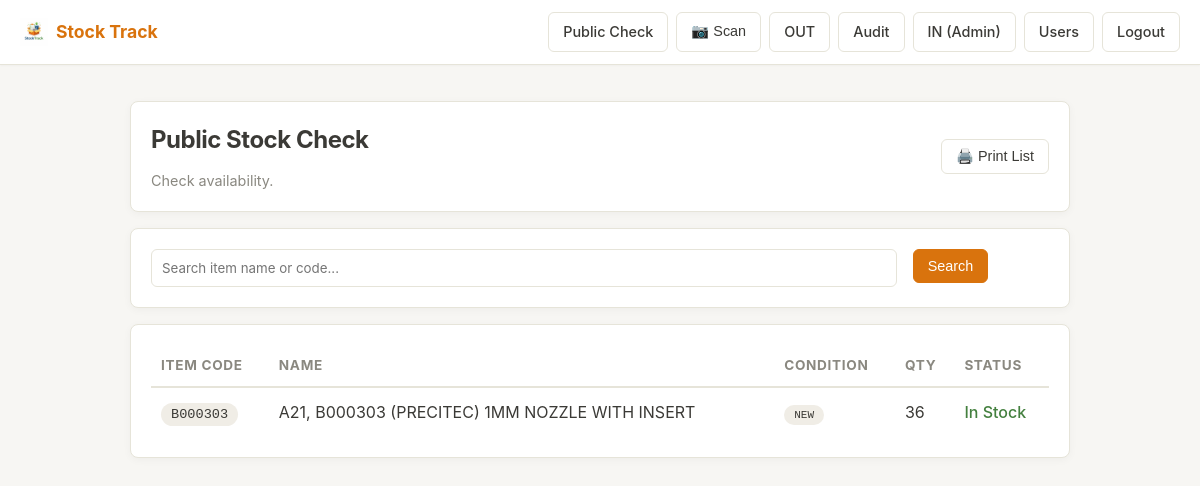
The app's page /public.php (signed in) with its own data.
### tables this page shows
CREATE TABLE items (
            id INTEGER PRIMARY KEY AUTOINCREMENT,
            item_code TEXT NOT NULL,
            item_name TEXT NOT NULL,
            condition TEXT NOT NULL DEFAULT 'NEW',
            qty INTEGER NOT NULL DEFAULT 0,
            is_deleted INTEGER DEFAULT 0,
            created_at TEXT NOT NULL DEFAULT (datetime('now')),
            updated_at TEXT NOT NULL DEFAULT (datetime('now')), min_qty INTEGER NOT NULL DEFAULT 0,
            UNIQUE(item_code, condition)
        );

### app/auth.php (called while the page is built, shortened)
<?php
function h(string $s): string { return htmlspecialchars($s, ENT_QUOTES, 'UTF-8'); }

### public.php (the view, shortened to what this page needs)
<?php
require_once __DIR__ . '/app/layout.php';
$pdo = db();
$q = trim($_GET['q'] ?? '');
$sql = "SELECT * FROM items WHERE is_deleted=0 ";
$args = [];
$sql .= " ORDER BY item_name ASC LIMIT 200";
$items = $pdo->prepare($sql);
$items->execute($args);
$items = $items->fetchAll();
?>
<div class="card" style="display:flex; justify-content:space-between; align-items:center;">
  <div>
    <h1>Public Stock Check</h1>
    <div class="muted">Check availability.</div>
  </div>
  <button class="btn" onclick="window.print()">🖨️ Print List</button>
</div>
<div class="card">
  <form method="get" class="grid">
    <div class="col-10">
      <input name="q" value="<?php echo h($q); ?>" placeholder="Search item name or code..." />
    </div>
    <div class="col-2">
      <button class="btn" type="submit">Search</button>
    </div>
  </form>
</div>
<div class="card">
  <table>
    <thead><tr><th>Item Code</th><th>Name</th><th>Condition</th><th>Qty</th><th>Status</th></tr></thead>
    <tbody>
    <?php foreach($items as $it):
      $qty = (int)$it['qty'];
      $min = (int)($it['min_qty'] ?? 0);
      $cond = $it['condition'];
      $condLbl = $cond === 'NEW' ? 'NEW' : ($cond === 'REPAIRED' ? '🛠️ REP' : '⚠️ FLT');
      $condCls = $cond === 'NEW' ? 'pill' : ($cond === 'REPAIRED' ? 'pill pill-adjust' : 'pill pill-take');
      $rowClass = ($qty <= $min && $qty > 0) ? 'row-low-stock' : '';
    ?>
      <tr class="<?php echo $rowClass; ?>">
        <td><span class="pill"><?php echo h($it['item_code']); ?></span></td>
        <td><?php echo h($it['item_name']); ?></td>
        <td><span class="<?php echo $condCls; ?>" style="font-size:0.85em"><?php echo $condLbl; ?></span></td>
        <td><?php echo $qty; ?></td>
        <td><?php echo $qty>0 ? "<span class='good'>In Stock</span>" : "<span class='bad'>Out of Stock</span>"; ?></td>
      </tr>
    <?php endforeach; ?>
    </tbody>
  </table>
</div>

### assets/style.css (style rules this page uses)
:root { --bg-body: #f7f6f3; --bg-card: #ffffff; --bg-input: #ffffff; --border: #e6e4d9; --text-main: #3b3a36; --text-muted: #8a8880; --primary: #d9730d; --primary-hover: #bf6308; --pill-bg: #f0ede6; --success: #44803f; --success-bg: #d4edda; --success-text: #155724; --danger: #cf4638; --danger-bg: #f8d7da; --danger-text: #721c24; --shadow: 0 2px 8px rgba(0,0,0,0.04); --font-base: -apple-system, BlinkMacSystemFont, "Segoe UI", Roboto, Helvetica, Arial, sans-serif; }
* { box-sizing: border-box; }
body { margin: 0; font-family: var(--font-base); background: var(--bg-body); color: var(--text-main); line-height: 1.5; }
.btn { display: inline-flex; align-items: center; gap: 6px; padding: 8px 14px; border: 1px solid var(--border); border-radius: 6px; background: var(--bg-input); color: var(--text-main); font-size: 0.9rem; font-weight: 500; cursor: pointer; transition: all 0.2s; }
button[type="submit"] { background: var(--primary); color: white; border-color: var(--primary); }
.card { background: var(--bg-card); border: 1px solid var(--border); border-radius: 8px; padding: 20px; margin: 16px 0; box-shadow: var(--shadow); }
h1, h2 { margin: 0 0 12px 0; letter-spacing: -0.02em; }
h1 { font-size: 1.5rem; }
.muted { color: var(--text-muted); font-size: 0.9rem; }
.grid { display: grid; grid-template-columns: repeat(12, 1fr); gap: 16px; }
.col-10 { grid-column: span 10; }
.col-2 { grid-column: span 2; }
input, select, textarea { width: 100%; padding: 10px; border-radius: 6px; border: 1px solid var(--border); background: var(--bg-input); color: var(--text-main); outline: none; font-family: inherit; transition: border-color 0.2s; }
table { width: 100%; border-collapse: collapse; min-width: 600px; }
th { text-align: left; color: var(--text-muted); font-size: 0.85rem; text-transform: uppercase; letter-spacing: 0.05em; border-bottom: 2px solid var(--border); padding: 10px; }
td { padding: 12px 10px; border-bottom: 1px solid var(--border); }
tr:last-child td { border-bottom: none; }
.pill { padding: 4px 10px; border-radius: 99px; background: var(--pill-bg); font-size: 0.85rem; font-family: monospace; }
.good { color: var(--success); font-weight: 500; }

### records on screen
items: item_code "B000303", item_name "A21, B000303 (PRECITEC) 1MM NOZZLE WITH INSERT", condition "NEW", qty "36", shows "In Stock"
